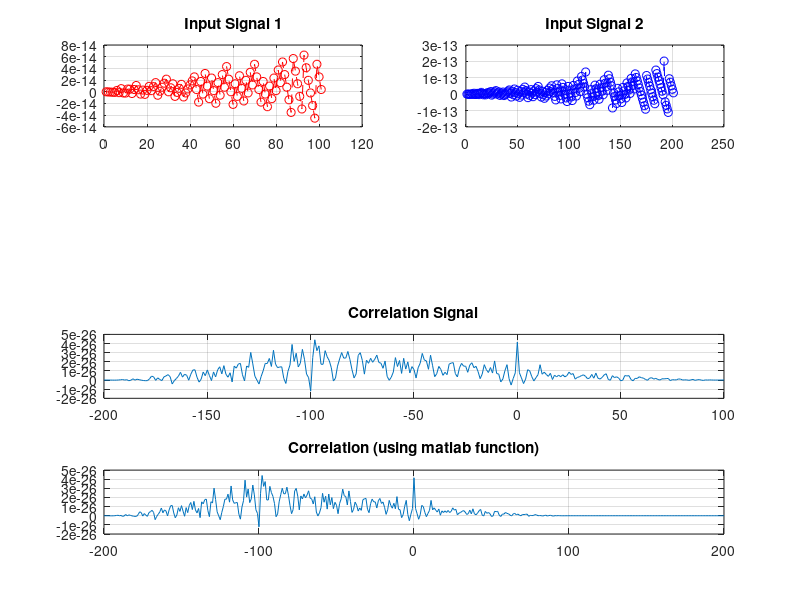

Write MATLAB code to recreate this figure.
clc;
close all;

f1=100;
t1= 0:1/f1:1;
rawFirstSignal = sin(2*pi*f1*t1);
firstSignalLength = length(rawFirstSignal);

f2=200;
t2=0:1/f2:1;
rawSecSignal = sin(2*pi*f2*t2);
secSignalLength = length(rawSecSignal);

correlationSize = firstSignalLength+secSignalLength-1;

%adjusting length
firstSignal = [rawFirstSignal,zeros(1,secSignalLength)];
secSignal = [zeros(1,firstSignalLength),rawSecSignal];

outputSignal = zeros(1,correlationSize);
lag = zeros(1,correlationSize);

size = length(secSignal);
lag_val = secSignalLength*-1;

for n = 1 : correlationSize
    lag(n) = lag_val+1;
    for k = 1 : n
        outputSignal(n) = outputSignal(n) + (firstSignal(k) * secSignal(size - n + k));
    end
    lag_val = lag_val + 1;
end

%correlation function
[f_correlation,f_lag] = xcorr(rawFirstSignal,rawSecSignal);

subplot(421)
plot(rawFirstSignal,'r--o');
title('Input Signal 1');
grid on;

subplot(422)
plot(rawSecSignal,'b--o');
title('Input Signal 2');
grid on;

subplot(413)
plot(lag,outputSignal);
title('Correlation Signal');
grid on;

subplot(414);
plot(f_lag,f_correlation);
title('Correlation (using matlab function)');
grid on;

